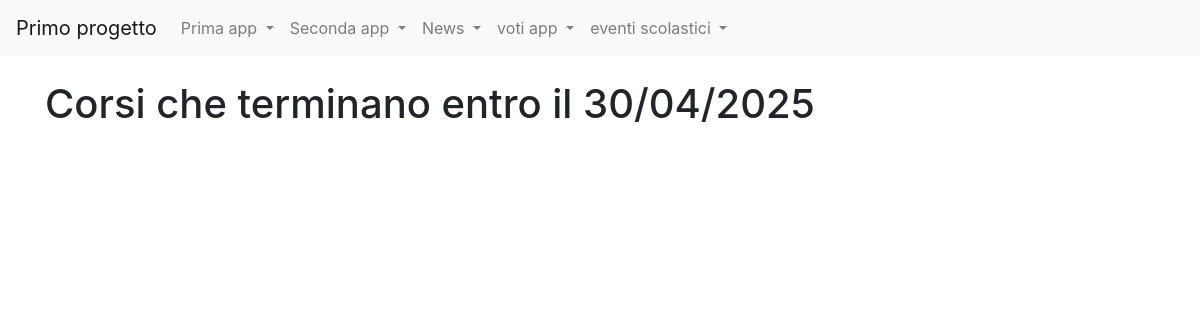
Before: /corsi_formazione/view_e_corsi with the older database file.
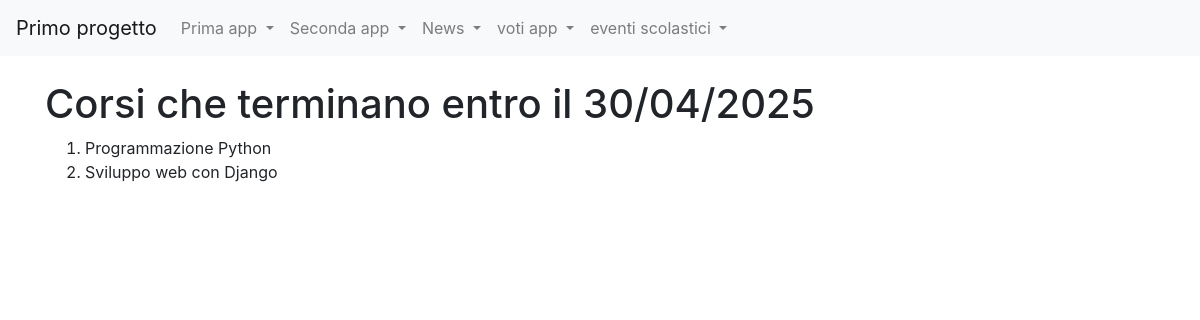
After: the same page with the newer database file.
### corsi_formazione/models.py (models this page shows, shortened)
class Corso(models.Model):
    titolo=models.CharField(max_length=30)
    descrizione=models.TextField()
    data_inizio=models.DateField(blank=True)
    data_fine=models.DateField(blank=True)
    posti_disponibili=models.IntegerField(default=0)
    class Meta:
        verbose_name="Corso"
        verbose_name_plural="Corsi"

### corsi_formazione/views.py (the view)
# urls.py: path("view_e_corsi", view_e_corsi, name="view_e_corsi"),
def view_e_corsi(request):
    corsi=Corso.objects.filter(data_fine__lte=datetime.date(2025,4,30))
    return render(request, "view_e_corsi.html", context={
        'corsi':corsi
    })

### corsi_formazione/templates/view_e_corsi.html (shortened to what this page needs)
{% extends "base.html"%}
{%block content%}
    <h1>Corsi che terminano entro il 30/04/2025</h1>
    <ol>
        {% for corso in corsi %}
            <li>{{ corso.titolo }}</li>
        {% endfor %}
    </ol>
{%endblock content%}

Changed rows visible on the page:
added Corso: titolo "Programmazione Python"
added Corso: titolo "Sviluppo web con Django"
